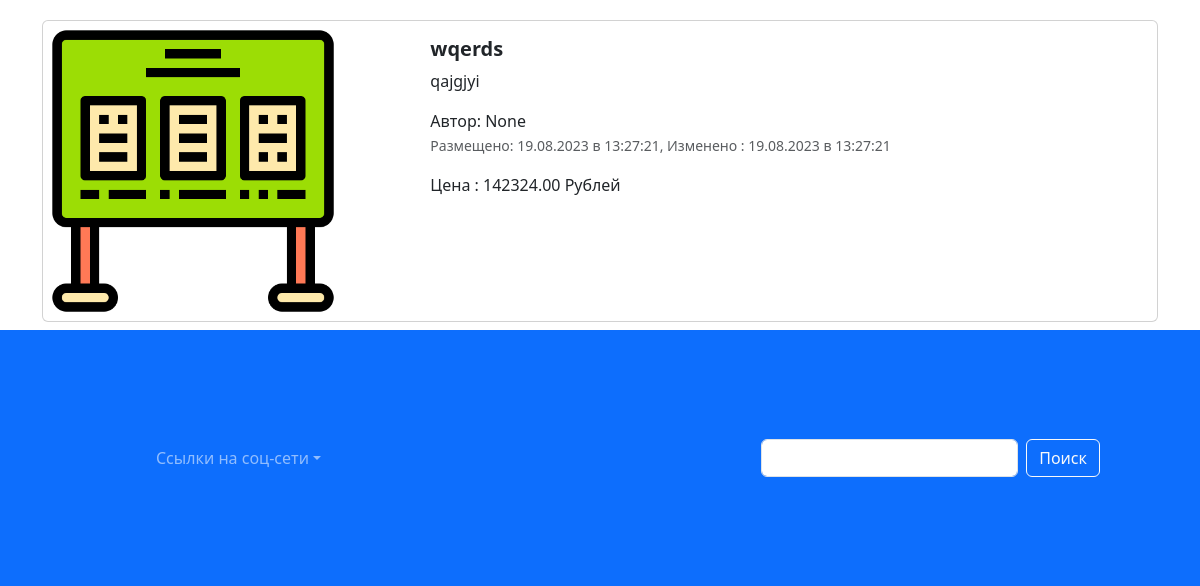
Before: /index/ (lower part) with the older database file.
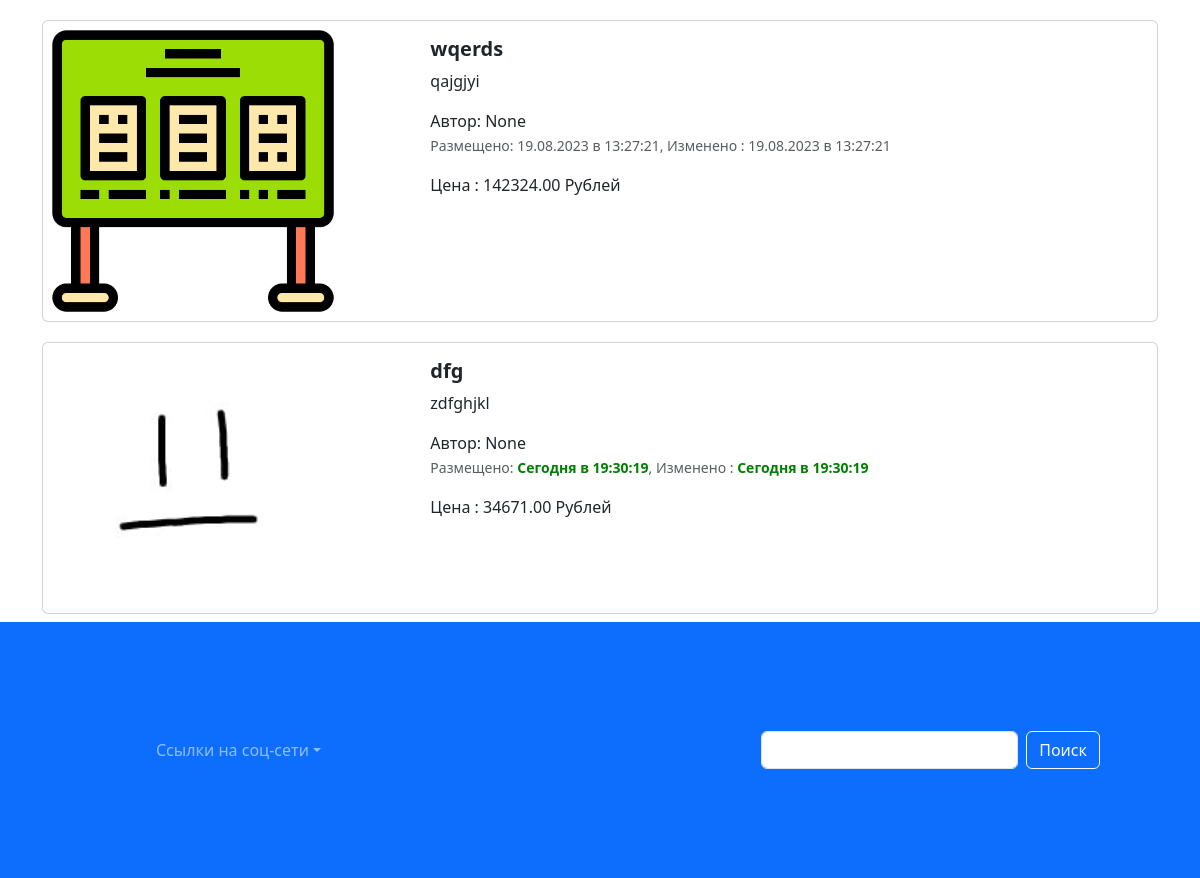
After: the same page with the newer database file.
### app_Django/models.py (models this page shows, shortened)
class Advertisements(models.Model):
    title = models.CharField('Заголовок', max_length=128)
    description = models.TextField('Описание')
    price = models.DecimalField('Цена', max_digits=13, decimal_places=2)
    auction = models.BooleanField('Торг', help_text='Отметьте если торг уместен')
    created_at = models.DateTimeField(auto_now_add=True)
    updated_at = models.DateTimeField(auto_now=True)
    user = models.ForeignKey(User, verbose_name='Пользователь', on_delete=models.CASCADE, null=True)
    image = models.ImageField(verbose_name="Изображение", upload_to='Django/')
    class Meta:
        db_table = 'Advertisements'
    def created_date(self):
        from django.utils import timezone
        if self.created_at.date() == timezone.now().date():
            created_time = self.created_at.time().strftime("%H:%M:%S")
            return format_html(f'<span style="color: green; font-weight: bold;">Сегодня в {created_time}</span>')
        return self.created_at.strftime("%d.%m.%Y в %H:%M:%S")
    def updated_date(self):
        from django.utils import timezone
        if self.updated_at.date() == timezone.now().date():
            updated_time = self.updated_at.time().strftime("%H:%M:%S")
            return format_html(f'<span style="color: green; font-weight: bold;">Сегодня в {updated_time}</span>')
        return self.updated_at.strftime("%d.%m.%Y в %H:%M:%S")

### app_Django/views.py (the view)
# urls.py: path('index/', index, name='main-page'),
def index(request):
    advertisements = Advertisements.objects.all()
    context = {
        'advertisements': advertisements
    }
    return render(request, 'app_Django/index.html', context)

### templates/app_Django/index.html (shortened to what this page needs)
{% extends 'base.html' %}
{%load static %}
{% block content %}
{% load static %}
<div class="container">
  <div class="col">
    {% for adv in advertisements %}
    <div class="card mb-2" style="max-width: 1200px; margin-top: 20px;">
      <div class="row g-0">
        <div class="col-md-4">
          <a href="advertisement.html" class="nav-link">
            <img style="width: 300px; heigth: 250px" src="{% if adv.image %}{{adv.image.url}}{% else %}{% static 'img/adv.png' %}{% endif %}" class="img-fluid rounded-start" alt="Card title">
          </a>
        </div>
        <div class="col-md-8">
          <div class="card-body">
            <h5 class="card-title">
              <a href="advertisement.html" class="nav-link"><strong>{{adv.title}}</strong></a>
            </h5>
            <a href="advertisement.html" class="nav-link">
              <p class="card-text">
                {{adv.description}}
              </p>
              <span>Автор: {{adv.user}}</span>
              <p class="card-text"><small class="text-muted">Размещено: {{adv.created_date}}, Изменено : {{adv.updated_date}}</small></p>
              <span>Цена : {{adv.price}} Рублей</span>
            </a>
          </div>
        </div>
      </div>
    </div>
    {% endfor %}
  </div>
</div>
<footer style="padding: 100px;" class="bg-primary">
  <nav class="navbar navbar-expand-sm navbar-dark">
    <div class="collapse navbar-collapse" id="collapsibleNavId">
      <ul class="navbar-nav me-auto mt-2 mt-lg-0">
        <li class="nav-item">
          <a class="nav-link active" href="#" aria-current="page"></a>
        </li>
        <li class="nav-item">
          <a class="nav-link" href="#"></a>
        </li>
        <li class="nav-item dropdown">
          <a class="nav-link dropdown-toggle" href="#" id="dropdownId" data-bs-toggle="dropdown" aria-haspopup="true"
             aria-expanded="false">Cсылки на соц-сети</a>
        </li>
      </ul>
      <form class="d-flex my-2 my-lg-0">
        <input class="form-control me-sm-2" type="text" placeholder="">
        <button class="btn btn-outline-light my-2 my-sm-0" type="submit">Поиск</button>
      </form>
    </div>
  </nav>
</footer>
{% endblock %}

Changed rows visible on the page:
added Advertisements: image (picture), title "dfg", description "zdfghjkl", user "None", created_date "Сегодня в 19:30:19", updated_date "Сегодня в 19:30:19", price "34671.00"
